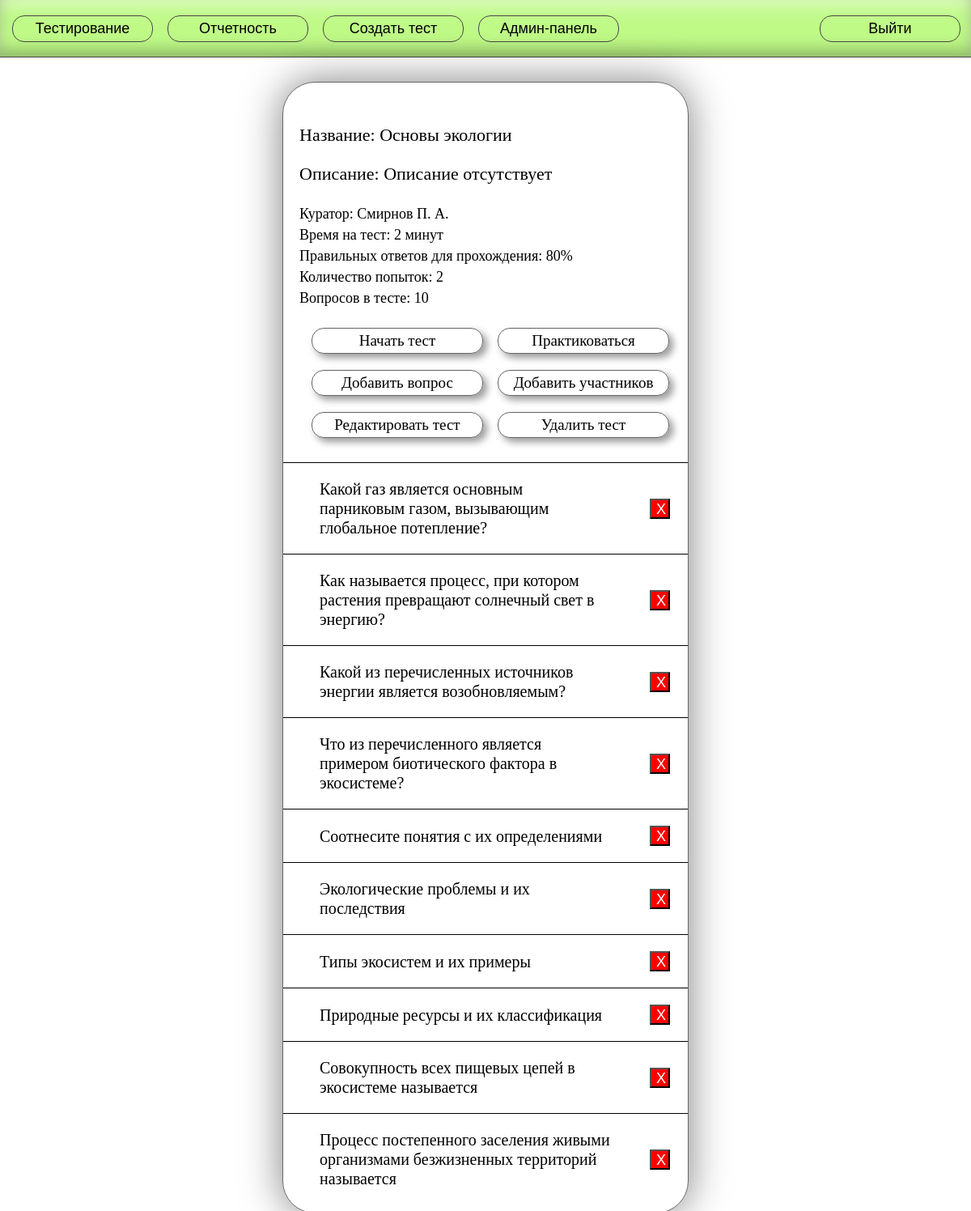
Screenshot of /testing/20 (signed in) with the database file from the repository.
### main/models.py (models this page shows, shortened)
class Test(models.Model):
    test_name = models.CharField(max_length=255, null=False)
    test_description = models.CharField(max_length=1000, null=True, blank=True,
                                        default='Описание отсутствует')
    curator = models.ForeignKey(Worker, on_delete=models.CASCADE)
    max_tries = models.IntegerField(null=True, default=2)
    questions_per_attempt = models.IntegerField(null=True, default=10)
    time_limit = models.IntegerField(null=True, default=20)
    percentage_to_pass = models.IntegerField(null=True, default=80)

class Worker(models.Model):
    worker_roles = [
        ('admin', 'Администратор'),
        ('curator', 'Куратор'),
        ('worker', 'Сотрудник'),
    ]
    user = models.OneToOneField(User, on_delete=models.CASCADE)
    role = models.CharField(choices=worker_roles)
    departament = models.ForeignKey(Departament, on_delete=models.CASCADE)
    job_title = models.CharField(max_length=255, null=True)
    full_name = models.CharField(max_length=255, null=False)

class Question(models.Model):
    question_types = [
        ('choose_one', 'Выбрать правильный'),
        ('pairs', 'На соответствие'),
        ('open_answer', 'Открытый вопрос'),
    ]
    test = models.ForeignKey(Test, on_delete=models.CASCADE)
    question_type = models.CharField(choices=question_types)
    question_text = models.CharField(max_length=1000, null=False)

### main/views.py (the view)
# urls.py: path('testing/<int:test_id>', test_detailed, name='test'),
@login_required(login_url='login')
def test_detailed(request, test_id):
    worker = Worker.objects.get(user=request.user)
    test_members = TestMember.objects.filter(test__id=test_id)
    test_members = [i.worker for i in test_members]
    test = Test.objects.get(id=test_id)
    results = Result.objects.filter(test=test, worker=worker)
    role = get_role(request.user)
    if role in ['admin']:
        pass
    elif role in ['curator'] and test.curator == worker:
        pass
    elif worker in test_members:
        pass
    else:
        return render(request, '403.html', {
            'messages': ['Вы не участвуете в данном тестировании']
        })
    questions = Question.objects.filter(test=test)
    return render(request, 'test_detailed.html', {
        'test': test,
        'questions': questions,
        'results': results,
    })

### main/views.py (called while the page is built)
def get_role(user):
    worker = Worker.objects.get(user=user)
    if worker.role == 'admin':
        return 'admin'
    if worker.role == 'curator':
        return 'curator'
    if worker.role == 'worker':
        return 'worker'

### templates/test_detailed.html (shortened to what this page needs)
{% extends 'header.html' %}
{% load static %}
{% block styles %}
    <link href="{% static '/css/test.css' %}" rel="stylesheet">
{% endblock styles %}
{% block body %}
<div class="test-content">
    <div class="test-wrapper">
        <div class="test-info">
        <p>Название: {{ test.test_name }}</p>
        <p>Описание: {{ test.test_description }}</p>
        <span>Куратор: {{ test.curator.full_name }}</span><br>
        <span>Время на тест: {{ test.time_limit }} минут</span><br>
        <span>Правильных ответов для прохождения: {{ test.percentage_to_pass }}%</span><br>
        <span>Количество попыток: {{ test.max_tries }}</span><br>
        <span>Вопросов в тесте: {{ test.questions_per_attempt }}</span><br>
        <div class="start-test-container">
            <a href="/testing/{{ test.id }}/start" class="start-test-btn">Начать тест</a>
            <a href="/testing/{{ test.id }}/practice" class="new-question-btn">Практиковаться</a>
        </div>
        {% if user.worker.role == 'admin' or user.worker == test.curator %}
            <div class="manage-test-container">
                <a href="/testing/{{ test.id }}/new_question" class="new-question-btn">Добавить вопрос</a>
                <a href="/testing/{{ test.id }}/members" class="test-members-btn">Добавить участников</a>
                <a href="/testing/{{ test.id }}/edit" class="test-members-btn">Редактировать тест</a>
                <a href="/testing/{{ test.id }}/delete" class="test-members-btn">Удалить тест</a>
            </div>
        {% endif %}
        </div>
        {% if user.worker.role == 'admin' or user.worker == test.curator %}
            <div class="questions-wrapper">
                {% for question in questions %}
                    <div class="question-wrapper">
                        <a class="question" href="/testing/{{ question.test.id }}/{{ question.id }}/edit">
                            {{ question.question_text }} <br>
                        </a>
                        {% if user.worker.role == 'admin' or user.worker == test.curator %}
                            <a href="/testing/{{ test.id }}/{{ question.id }}/delete" class="delete-question-btn"><button>
                                X
                            </button></a>
                        {% endif %}
                    </div>
                {% endfor %}
            </div>
        {% endif %}
    </div>
</div>
{% endblock %}

### static/css/header.css (style rules this page uses)
body { background: white; margin: 0; }

### rows the page displays
Test: test_name "Основы экологии", test_description "Описание отсутствует", curator.full_name "Смирнов П. А.", time_limit "2", percentage_to_pass "80", max_tries "2", questions_per_attempt "10"
Question: question_text "Какой газ является основным парниковым газом, вызывающим глобальное потепление?"
Question: question_text "Как называется процесс, при котором растения превращают солнечный свет в энергию?"
Question: question_text "Какой из перечисленных источников энергии является возобновляемым?"
Question: question_text "Что из перечисленного является примером биотического фактора в экосистеме?"
Question: question_text "Соотнесите понятия с их определениями"
Question: question_text "Экологические проблемы и их последствия"
Question: question_text "Типы экосистем и их примеры"
Question: question_text "Природные ресурсы и их классификация"
Question: question_text "Совокупность всех пищевых цепей в экосистеме называется"
Question: question_text "Процесс постепенного заселения живыми организмами безжизненных территорий называется"
